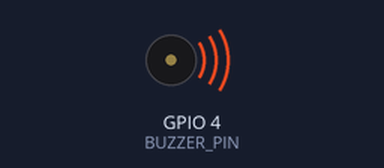
This sketch was run on a simulated ESP32. Shown: buzzer (waves = sounding). What the sketch prints to the serial monitor is not drawn.

Above: at 9.9 s.
Timing chart, 0 to 21.4 s (numbered marks = the images above):
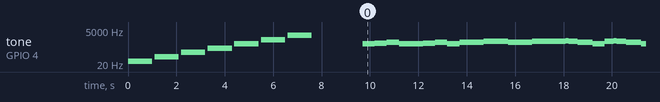

Measured:
- by itself, tone on GPIO 4 (BUZZER_PIN): plays 32 Hz for 1.0 s, 65 Hz for 1.0 s, 130 Hz for 1.0 s, 261 Hz for 1.0 s, 523 Hz for 1.0 s, 1046 Hz for 1.0 s … (199 notes in this stretch)

The sketch:

buzzer_play_wave.ino
```cpp
 /* 用蜂鸣器演奏音符。
    Play notes with the Buzzer.

    注意：确保设备在3.3伏而不是5伏的电压下使用。Duo GPIO不能在5伏电平下使用。
    NOTE: Ensure the device is capable of being driven at 3.3v NOT 5v. The Duo
    GPIO cannot be used at 5v.

    如果你想在5伏的电压下使用该模块，需要额外加装电平转换器转换电平。
    You will need to use a level shifter on the lines if you want to run the
    board at 5v.

    请按下面的注释接线。
    Please wire according to the notes below.

    4 -> S Pin on Buzzer Moudle
    3.3v -> VCC on Buzzer Moudle
    GND -> GND on Buzzer Moudle
 */

#define BUZZER_PIN 4

// C 大调 1-7; C Major 1-7
const unsigned note[]={32,65,130,261,523,1046,2093};

const unsigned heigh[]={0,532,587,659,698,783,880,987};
const unsigned wave[]={1,2,3,1,1,2,3,1,3,4,5,3,4,5,5,6,5,4,3,1,5,6,5,4,3,1,1,5,1,1,5,1};
const unsigned length[]={1000,1000,1000,1000,1000,1000,1000,1000,1000,1000,2000,1000,1000,2000,750,250,750,250,1000,1000,750,250,750,250,1000,1000,1000,1000,2000,1000,1000,2000};
void setup() {
  pinMode(BUZZER_PIN, OUTPUT);
  Serial.begin(115200);

  Serial.println("Start play C Major 1-7.");

  // 演奏 C 大调 1-7; Play C Major 1-7.
  for(unsigned int i = 0; i < 7; i++)
  {
    tone(BUZZER_PIN, note[i]);
    delay(1000);
    noTone(BUZZER_PIN);
    delay(100);
  }

  delay(2000);
}
void loop() {
  Serial.println("Start play wave.");

  // 演奏两只老虎; Playing "Two Tigers".
  for(unsigned int i = 0; i <= 31; i++)
  {
    Serial.printf("i=%d,wave[i]=%d,heigh[wave[i]]=%d,length[i]=%d\n\r",i,wave[i],heigh[wave[i]],length[i]);
    tone(BUZZER_PIN, heigh[wave[i]]);
    delay(length[i]/2);
    noTone(BUZZER_PIN);
  }
  Serial.println("Stop play wave.");
  delay(2000);
}
```
